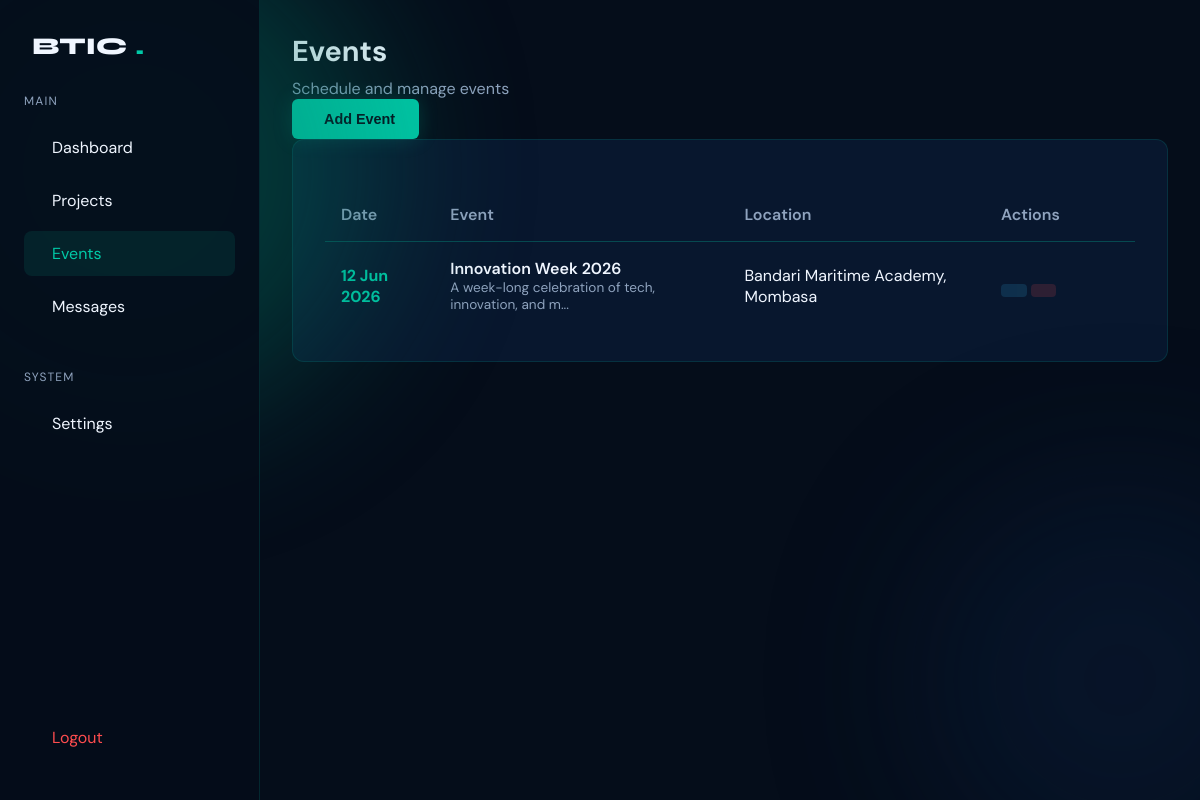
/admin/events.php (signed in), run on the app's committed database.
### tables this page shows
CREATE TABLE `events` (
  `id` int(11) NOT NULL AUTO_INCREMENT,
  `title` varchar(100) NOT NULL,
  `subtitle` varchar(255) DEFAULT NULL,
  `description` text NOT NULL,
  `event_date` date NOT NULL,
  `start_time` time DEFAULT NULL,
  `end_time` time DEFAULT NULL,
  `location` varchar(255) DEFAULT 'Bandari Maritime Academy',
  `tags` varchar(255) DEFAULT NULL,
  `registration_link` varchar(255) DEFAULT '#',
  `created_at` timestamp DEFAULT CURRENT_TIMESTAMP,
  PRIMARY KEY (`id`)
);

### admin/events.php (the view, shortened to what this page needs)
<?php
include '../db_connect.php';
$events = $conn->query("SELECT * FROM events ORDER BY event_date ASC")->fetchAll(PDO::FETCH_ASSOC);
include 'includes/header.php';
?>
<div class="dashboard-wrapper">
    <aside class="sidebar">
        <div class="login-logo" style="justify-content: flex-start; margin-bottom: 0;">
            <i class="ri-anchor-line" style="color:var(--teal)"></i> BTIC<span>.</span>
        </div>
        <div class="menu-label">Main</div>
        <a href="index.php" class="menu-link"><i class="ri-dashboard-line"></i> Dashboard</a>
        <a href="projects.php" class="menu-link"><i class="ri-folder-line"></i> Projects</a>
        <a href="events.php" class="menu-link active"><i class="ri-calendar-event-line"></i> Events</a>
        <a href="messages.php" class="menu-link"><i class="ri-mail-line"></i> Messages</a>
        <div class="menu-label">System</div>
        <a href="settings.php" class="menu-link"><i class="ri-settings-line"></i> Settings</a>
        <a href="logout.php" class="menu-link" style="margin-top: auto; color: var(--error);"> Logout</a>
    </aside>
    <main class="main-content">
        <div class="top-bar">
            <div>
                <h1 class="section-title" style="font-size: 1.8rem; margin: 0;">Events</h1>
                <p style="color: var(--muted); margin-top: 0.5rem;">Schedule and manage events</p>
            </div>
            <button class="btn btn-primary" onclick="openModal()">
                <i class="ri-add-line"></i> Add Event
            </button>
        </div>
        <div class="content-card">
            <table class="data-table">
                <thead>
                    <tr>
                        <th>Date</th>
                        <th>Event</th>
                        <th>Location</th>
                        <th width="150">Actions</th>
                    </tr>
                </thead>
                <tbody>
                    <?php foreach ($events as $event): ?>
                        <tr>
                            <td>
                                <div style="font-weight: 700; color: var(--teal);">
                                    <?php echo date('d M Y', strtotime($event['event_date'])); ?>
                                </div>
                            </td>
                            <td>
                                <div style="font-weight: 600;">
                                    <?php echo htmlspecialchars($event['title']); ?>
                                </div>
                                <div style="font-size: 0.85rem; color: var(--muted);">
                                    <?php echo substr(htmlspecialchars($event['description']), 0, 50) . '...'; ?>
                                </div>
                            </td>
                            <td><span class="badge"><i class="ri-map-pin-line"></i>
                                    <?php echo htmlspecialchars($event['location']); ?>
                                </span></td>
                            <td>
                                <a href="#" class="action-btn btn-edit"><i class="ri-pencil-line"></i></a>
                                <a href="events.php?delete=<?php echo $event['id']; ?>" class="action-btn btn-delete"
                                    onclick="return confirm('Are you sure?')"><i class="ri-delete-bin-line"></i></a>
                            </td>
                        </tr>
                    <?php endforeach; ?>
                </tbody>
            </table>
        </div>
    </main>
</div>
</body>
</html>

### admin/includes/header.php (style rules this page uses)
:root { --ocean: #050d1a; --deep: #07152b; --mid: #0a2040; --teal: #00c9a7; --teal-dim: #007a67; --amber: #f5a623; --sky: #38bdf8; --muted: #8fa3be; --white: #f0f6ff; --card-bg: rgba(10, 30, 60, 0.6); --border: rgba(0, 201, 167, 0.15); --error: #ff4d4f; }
*, *::before, *::after { margin: 0; padding: 0; box-sizing: border-box; }
body { font-family: 'DM Sans', sans-serif; background-color: var(--ocean); color: var(--white); min-height: 100vh; display: flex; flex-direction: column; }
.btn { display: inline-flex; align-items: center; gap: 0.5rem; padding: 0.75rem 1.5rem; border-radius: 6px; font-size: 0.9rem; font-weight: 500; cursor: pointer; text-decoration: none; border: none; transition: all 0.3s ease; }
.btn-primary { background: var(--teal); color: var(--ocean); font-weight: 600; box-shadow: 0 0 20px rgba(0, 201, 167, 0.2); }
.login-logo { font-family: 'Syne', sans-serif; font-size: 1.5rem; font-weight: 800; color: var(--white); display: flex; align-items: center; justify-content: center; gap: 0.5rem; margin-bottom: 0.5rem; }
.login-logo span { color: var(--teal); }

### admin/events.php (style rules this page uses)
.dashboard-wrapper { display: flex; min-height: 100vh; }
.sidebar { width: 260px; background: rgba(5, 13, 26, 0.9); border-right: 1px solid var(--border); padding: 2rem 1.5rem; display: flex; flex-direction: column; position: fixed; height: 100vh; }
.main-content { flex: 1; margin-left: 260px; padding: 2rem; }
.menu-label { font-size: 0.75rem; text-transform: uppercase; letter-spacing: 0.1em; color: var(--muted); margin-bottom: 1rem; margin-top: 2rem; }
.menu-link { display: flex; align-items: center; gap: 0.75rem; padding: 0.75rem 1rem; color: var(--white); text-decoration: none; border-radius: 8px; margin-bottom: 0.5rem; transition: all 0.3s; }
.menu-link:hover, .menu-link.active { background: rgba(0, 201, 167, 0.1); color: var(--teal); }
.content-card { background: var(--card-bg); border: 1px solid var(--border); border-radius: 12px; padding: 2rem; overflow: hidden; }
.data-table { width: 100%; border-collapse: collapse; margin-top: 1rem; }
.data-table th { text-align: left; padding: 1rem; color: var(--muted); border-bottom: 1px solid var(--border); font-weight: 600; }
.data-table td { padding: 1rem; border-bottom: 1px solid rgba(255, 255, 255, 0.05); color: var(--white); vertical-align: middle; }
.data-table tr:last-child td { border-bottom: none; }
.action-btn { padding: 0.4rem 0.8rem; border-radius: 4px; font-size: 0.8rem; text-decoration: none; display: inline-flex; align-items: center; gap: 0.3rem; transition: all 0.2s; }
.btn-edit { background: rgba(56, 189, 248, 0.15); color: var(--sky); }
.btn-delete { background: rgba(255, 77, 79, 0.15); color: var(--error); }

### data on the page
events: event_date "12 Jun 2026", title "Innovation Week 2026", description "A week-long celebration of tech, innovation, and m", location "Bandari Maritime Academy, Mombasa"
